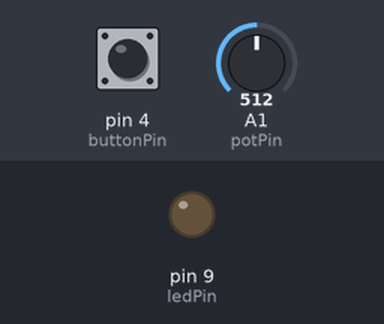
This sketch was run on a simulated Arduino Uno, built with avr-gcc and run on an emulated ATmega328P. Shown: output pins drawn as LEDs (lit = HIGH). Inputs (shaded band) come from the test bench; at power-on: pin 4 (buttonPin) LOW, A1 (potPin) = 512. What the sketch prints to the serial monitor is not drawn.

Above: at 1.2 s.
1.3 s: pin 4 (buttonPin) pulled HIGH for 0.15 s
3.0 s: pin 4 (buttonPin) pulled HIGH for 3.2 s
At 3.6 s:
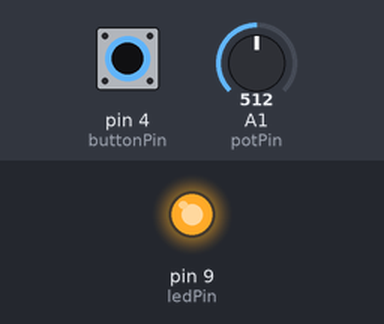
Timing chart, 0 to 7.7 s (numbered marks = the images above; inputs shaded):
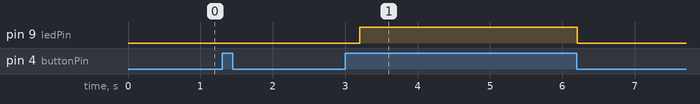

Measured:
- after the input at 3.0 s, pin 9 (ledPin): LOW → HIGH after 0.20 s, → LOW 3.0 s later

The sketch:

firstProgram.ino
```cpp
// Comment: My first program

// 1: Declaration of variables
int buttonPin = 4;
boolean buttonState;

int ledPin = 9;
boolean ledState;

int potPin = A1;
int potValue;

// 2. Setup
void setup() {
  // put your setup code here, to run once:

  // Control the led initial state
  ledState = LOW;
  pinMode(ledPin, OUTPUT);
  digitalWrite(ledPin, ledState);

  // Set the button pin to input
  // and read the initial button state
  pinMode(buttonPin, INPUT);
  buttonState = digitalRead(buttonPin);

  // Initial reading of the potentiometer
  potValue = analogRead(potPin);

  // Serial monitor
  Serial.begin(9600);

}


// 3. Process
void loop() {
  // put your main code here, to run repeatedly:
  //

  // Button controls the led
  buttonState = digitalRead(buttonPin);
  if (buttonState == HIGH) {
    ledState = HIGH;
    delay(200);
  } else {
    ledState = LOW;
  }
  digitalWrite(ledPin, ledState);

  // The potantiometer
  potValue = analogRead(potPin);
  Serial.println(potValue);

}
```
